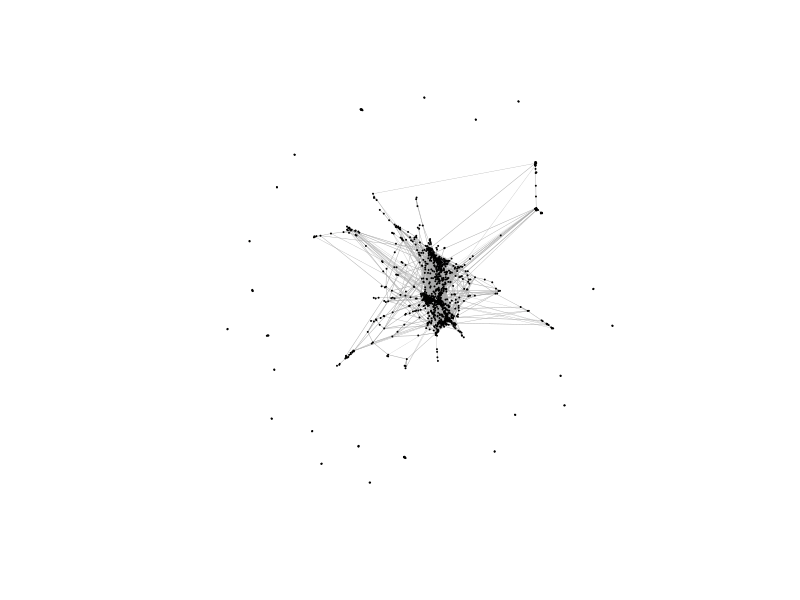

Write the R code that produced this figure. (Note: this script raises an error after producing the figure.)
## ---- chunk 1
library(knitr)
library(igraph)
opts_chunk$set(fig.path = "figs/")

# read data
d <- read.csv("edges.csv")
g <- graph.data.frame(d, directed = FALSE)
g <- simplify(g)
b <- read.csv("birthdates.csv")
V(g)$birthdate = as.character(b$birthdate[match(V(g)$name, b$ident)])
l <- read.csv("labels.csv")
V(g)$name = as.character(l$name[match(V(g)$name, l$ident)])
V(g)$label.cex <- 0.5

# define group membership
movement <- c("Larkin, Philip", "Wain, John", "Jennings, Elizabeth", "Davie, Donald", "Enright, D. J.", "Gunn, Thom(son) William", "Holloway, John", "Conquest, (George) Robert (Ackworth)", "Amis, Kingsley")
new_york_school <- c("O'Hara, Frank", "Ashbery, John", "Koch, Kenneth", "Guest, Barbara", "Elmslie, Kenward", "Mathews, Harry", "Schuyler, James", "Berkson, Bill", "Berrigan, Ted", "Padgett, Ron", "Coolidge, Clark", "Harwood, Lee", "Ceravalo, Joseph", "Mayer, Bernadette")
cambridge_school <- c("Prynne, J. H. (Jeremy Halvard)", "James, John", "Mulford, Wendy", "Oliver, Douglas", "Riley, Peter", "Crozier, Andrew", "Forrest-Thomson, Veronica", "Milne, Drew", "Riley, Denise", "Riley, John", "Haslam, Michael", "Lopez, Tony", "Wilkinson, John")
black_mountain <- c("Olson, Charles", "Creeley, Robert", "Duncan, Robert", "Dorn, Edward", "Oppenheimer, Joel", "Wieners, John", "Williams, Jonathan", "Blackburn, Paul", "Eigner, Larry", "Levertov, Denise")
language <- c("Andrews, Bruce", "Bernstein, Charles", "Hejinian, Lyn", "Watten, Barrett", "Silliman, Ron", "Harryman, Carla")

mov <- c()
ny <- c()
cam <- c()
bm <- c()
lp <- c()

# general community detection algorithm
algo <- function(graph, cutoff, algorithm, step_limit, lower_limit) {
    wei <- delete.edges(graph, which(E(graph)$weight < cutoff))
    wei <- delete.vertices(wei, which(degree(wei) < 1))
    if (algorithm == "*Walktrap*") {
        com <- walktrap.community(wei, weights = E(wei)$weight, steps = step_limit)
    } else if (algorithm == "*Edge Betweenness*") {
        com <- edge.betweenness.community(wei, weights = E(wei)$weight)
    } else if (algorithm == "*Fast Greedy*") { 
        com <- fastgreedy.community(wei, weights = E(wei)$weight)
    } else if (algorithm == "*Label Propagation*") {
        com <- label.propagation.community(wei, weights = E(wei)$weight)
    } else if (algorithm == "*Spinglass*") {
        com <- spinglass.community(wei, weights = E(wei)$weight, spins = 25)
    }
    communities <- delete.edges(wei, E(wei)[crossing(com, wei)])
    communities <- delete.vertices(communities, which(degree(communities) < 2))
    clus <- clusters(communities)
    communities <- delete.vertices(communities, which(clus$membership %in% which(clus$csize < lower_limit)))
    return(communities)
}

# scoring function
test <- function(group, graph) {
    clus <- clusters(graph)
    intersects <- numeric(length(clus$membership))
    diffs <- numeric(length(clus$membership))
    for (i in clus$membership){
        guess <- V(graph)[clus$membership == i]$name 
        intersects[i] <- length(intersect(group, guess))
        if (length(guess) <= intersects[i]) {
            diffs[i] <- 0 
        } else {
            diffs[i] <- length(guess) - intersects[i]
        }
    }
    score <- NULL
    score$hits <- max(intersects)
    score$size <- length(group)
    score$misses <- as.integer(diffs[which.max(intersects)])
    score$score <- round(score$hits / (score$size + score$misses), digits = 2)
    return(score)
}

# multiple scoring function for optimisation tables (hacky)
bulk_test <- function(graph, cutoff, algorithm) {
    communities <- algo(graph, cutoff, algorithm, step_limit, lower_limit)
    results <- c(cutoff, test(movement, communities)$score, test(new_york_school, communities)$score, test(cambridge_school, communities)$score, test(black_mountain, communities)$score, test(language, communities)$score)
    scores <- results[-1]
    average <- round(Reduce("+",scores)/length(scores), digits = 2)
    results[[length(results)+1]] <- average
    return(results)
}

# optimisation table function (ditto)
optimise <- function(algorithm) {
    table <- do.call(rbind, list(bulk_test(chr, 0.6, algorithm), bulk_test(chr, 0.65, algorithm), bulk_test(chr, 0.7, algorithm), bulk_test(chr, 0.75, algorithm), bulk_test(chr, 0.8, algorithm), bulk_test(chr, 0.85, algorithm), bulk_test(chr, 0.9, algorithm), bulk_test(chr, 0.95, algorithm)))
    return(kable(table, align = "c", col.names = c("Weight cutoff", "*Mov.*", "*N.Y. Sch.*", "*Cam. Sch.*", "*Bl. Mntn.*", "*Lang. Po.*", "Average"), caption = paste("Scores for ", algorithm, " with various weight cutoffs")))
}
## ---- chunk 2
plot(g, layout = layout.drl, vertex.label = NA, vertex.size = 0.01, edge.width = E(g)$weight / 2)
## ---- chunk 3
chr <- induced.subgraph(graph = g, vids = which(as.integer(V(g)$birthdate) >= start_date & as.integer(V(g)$birthdate) <= end_date))
clus <- clusters(chr)
main <- max(lengths(clus)) / 2
chr <- delete.vertices(chr, which(clus$membership %in% which(clus$csize < main)))
wei <- delete.edges(chr, which(E(chr)$weight < cutoff))
wei <- delete.vertices(wei, which(degree(wei) < 1))
plot(wei, layout = layout.fruchterman.reingold, vertex.size = 0.01, edge.width = E(wei)$weight)
## ---- chunk 4
wtl <- algo(chr, cutoff, "*Walktrap*", step_limit, lower_limit)
mov$wtl <- test(movement, wtl)
ny$wtl <- test(new_york_school, wtl)
cam$wtl <- test(cambridge_school, wtl)
bm$wtl <- test(black_mountain, wtl)
lp$wtl <- test(language, wtl)
plot(wtl, layout=layout.fruchterman.reingold, vertex.size=0.01, edge.width = E(wei)$weight)
## ---- chunk 5
wtt <- algo(chr, cutoff, "*Walktrap*", step_limit, lower_limit)
mov$wtt <- test(movement, wtt)
ny$wtt <- test(new_york_school, wtt)
cam$wtt <- test(cambridge_school, wtt)
bm$wtt <- test(black_mountain, wtt)
lp$wtt <- test(language, wtt)
plot(wtt, layout=layout.fruchterman.reingold, vertex.size=0.01, edge.width = E(wei)$weight)
## ---- chunk 6
optimise("*Walktrap*")
#optimise("*Fast Greedy*")
#optimise("*Edge Betweenness*")
#optimise("*Label Propagation*")
#optimise("*Spinglass*")
